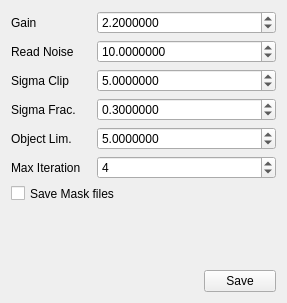
<?xml version="1.0" encoding="UTF-8"?>
<ui version="4.0">
 <class>Form</class>
 <widget class="QWidget" name="Form">
  <property name="geometry">
   <rect>
    <x>0</x>
    <y>0</y>
    <width>277</width>
    <height>303</height>
   </rect>
  </property>
  <property name="windowTitle">
   <string>Cosmic Cleaner Settings</string>
  </property>
  <layout class="QGridLayout" name="gridLayout">
   <item row="0" column="0">
    <widget class="QLabel" name="label_84">
     <property name="maximumSize">
      <size>
       <width>80</width>
       <height>16777215</height>
      </size>
     </property>
     <property name="text">
      <string>Gain</string>
     </property>
    </widget>
   </item>
   <item row="0" column="1" colspan="2">
    <widget class="QDoubleSpinBox" name="setting_cclener_gain">
     <property name="maximumSize">
      <size>
       <width>16777215</width>
       <height>32</height>
      </size>
     </property>
     <property name="decimals">
      <number>7</number>
     </property>
     <property name="maximum">
      <double>100000000.000000000000000</double>
     </property>
     <property name="singleStep">
      <double>0.100000000000000</double>
     </property>
     <property name="value">
      <double>2.200000000000000</double>
     </property>
    </widget>
   </item>
   <item row="1" column="0">
    <widget class="QLabel" name="label_85">
     <property name="maximumSize">
      <size>
       <width>80</width>
       <height>16777215</height>
      </size>
     </property>
     <property name="text">
      <string>Read Noise</string>
     </property>
    </widget>
   </item>
   <item row="1" column="1" colspan="2">
    <widget class="QDoubleSpinBox" name="setting_cclener_readnoise">
     <property name="maximumSize">
      <size>
       <width>16777215</width>
       <height>32</height>
      </size>
     </property>
     <property name="decimals">
      <number>7</number>
     </property>
     <property name="maximum">
      <double>100000000.000000000000000</double>
     </property>
     <property name="singleStep">
      <double>0.100000000000000</double>
     </property>
     <property name="value">
      <double>10.000000000000000</double>
     </property>
    </widget>
   </item>
   <item row="2" column="0">
    <widget class="QLabel" name="label_86">
     <property name="maximumSize">
      <size>
       <width>80</width>
       <height>16777215</height>
      </size>
     </property>
     <property name="text">
      <string>Sigma Clip</string>
     </property>
    </widget>
   </item>
   <item row="2" column="1" colspan="2">
    <widget class="QDoubleSpinBox" name="setting_cclener_sigmaclip">
     <property name="maximumSize">
      <size>
       <width>16777215</width>
       <height>32</height>
      </size>
     </property>
     <property name="decimals">
      <number>7</number>
     </property>
     <property name="maximum">
      <double>100000000.000000000000000</double>
     </property>
     <property name="singleStep">
      <double>0.100000000000000</double>
     </property>
     <property name="value">
      <double>5.000000000000000</double>
     </property>
    </widget>
   </item>
   <item row="3" column="0">
    <widget class="QLabel" name="label_87">
     <property name="maximumSize">
      <size>
       <width>80</width>
       <height>16777215</height>
      </size>
     </property>
     <property name="text">
      <string>Sigma Frac.</string>
     </property>
    </widget>
   </item>
   <item row="3" column="1" colspan="2">
    <widget class="QDoubleSpinBox" name="setting_cclener_sigmafraction">
     <property name="maximumSize">
      <size>
       <width>16777215</width>
       <height>32</height>
      </size>
     </property>
     <property name="decimals">
      <number>7</number>
     </property>
     <property name="maximum">
      <double>100000000.000000000000000</double>
     </property>
     <property name="singleStep">
      <double>0.100000000000000</double>
     </property>
     <property name="value">
      <double>0.300000000000000</double>
     </property>
    </widget>
   </item>
   <item row="4" column="0">
    <widget class="QLabel" name="label_88">
     <property name="maximumSize">
      <size>
       <width>80</width>
       <height>16777215</height>
      </size>
     </property>
     <property name="text">
      <string>Object Lim.</string>
     </property>
    </widget>
   </item>
   <item row="4" column="1" colspan="2">
    <widget class="QDoubleSpinBox" name="setting_cclener_objectlimit">
     <property name="maximumSize">
      <size>
       <width>16777215</width>
       <height>32</height>
      </size>
     </property>
     <property name="decimals">
      <number>7</number>
     </property>
     <property name="maximum">
      <double>100000000.000000000000000</double>
     </property>
     <property name="singleStep">
      <double>0.100000000000000</double>
     </property>
     <property name="value">
      <double>5.000000000000000</double>
     </property>
    </widget>
   </item>
   <item row="5" column="0">
    <widget class="QLabel" name="label_89">
     <property name="maximumSize">
      <size>
       <width>80</width>
       <height>16777215</height>
      </size>
     </property>
     <property name="text">
      <string>Max Iteration</string>
     </property>
    </widget>
   </item>
   <item row="5" column="1" colspan="2">
    <widget class="QSpinBox" name="setting_cclener_maxiteration">
     <property name="maximumSize">
      <size>
       <width>16777215</width>
       <height>32</height>
      </size>
     </property>
     <property name="minimum">
      <number>2</number>
     </property>
     <property name="value">
      <number>4</number>
     </property>
    </widget>
   </item>
   <item row="6" column="0" colspan="3">
    <widget class="QCheckBox" name="setting_cclener_createmask">
     <property name="minimumSize">
      <size>
       <width>265</width>
       <height>17</height>
      </size>
     </property>
     <property name="maximumSize">
      <size>
       <width>16777215</width>
       <height>17</height>
      </size>
     </property>
     <property name="text">
      <string>Save Mask files</string>
     </property>
    </widget>
   </item>
   <item row="7" column="1">
    <spacer name="verticalSpacer">
     <property name="orientation">
      <enum>Qt::Vertical</enum>
     </property>
     <property name="sizeHint" stdset="0">
      <size>
       <width>20</width>
       <height>0</height>
      </size>
     </property>
    </spacer>
   </item>
   <item row="8" column="0" colspan="2">
    <spacer name="horizontalSpacer">
     <property name="orientation">
      <enum>Qt::Horizontal</enum>
     </property>
     <property name="sizeHint" stdset="0">
      <size>
       <width>184</width>
       <height>20</height>
      </size>
     </property>
    </spacer>
   </item>
   <item row="8" column="2">
    <widget class="QPushButton" name="setting_cclener_save">
     <property name="minimumSize">
      <size>
       <width>72</width>
       <height>0</height>
      </size>
     </property>
     <property name="maximumSize">
      <size>
       <width>72</width>
       <height>16777215</height>
      </size>
     </property>
     <property name="text">
      <string>Save</string>
     </property>
    </widget>
   </item>
  </layout>
 </widget>
 <resources/>
 <connections/>
</ui>
